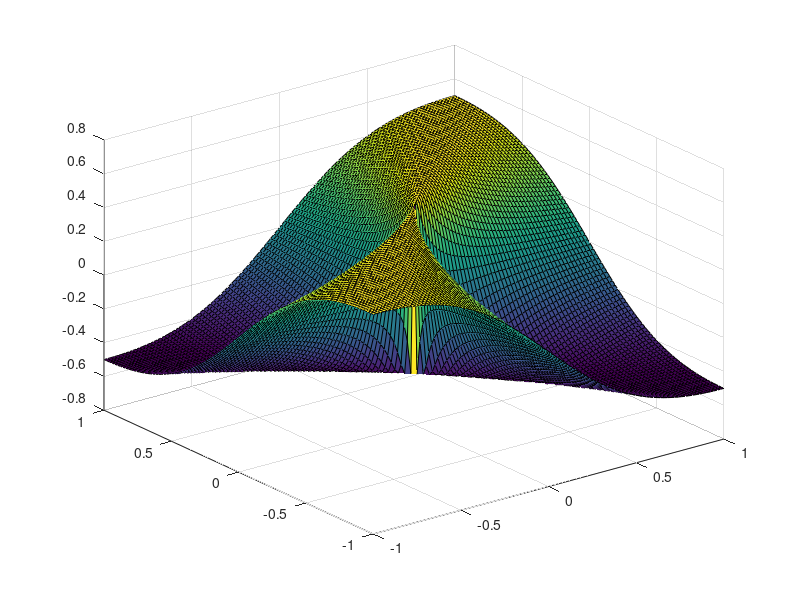

Write the MATLAB code that produced this figure.
% Bonusuppgift TMA976
% http://www.math.chalmers.se/Math/Grundutb/CTH/Matlab/Bonusuppgifter/bonus_forts_analys.pdf

%% a)
% y1'' = a(1 - y1^2)y1' - y1, 0 <= t <= T
% y1(0) = y10, y1'(0) = 0
a = 0.9;

% Låt y1' = y2
% Ger oss: y2' = a(1 - y1^2)y2 - y1

% y is array [y1, y2], Returns array [y1', y2']
odefun = @(t, y) [y(2); a * (1 - y(1)^2) * y(2) - y(1)];

[t, y] = ode45(odefun, [0 15], [0.2; 0])
plot(t, y)

%% b)
c = 15;
[x, y] = meshgrid(linspace(0, 3, c), linspace(0, 3, c));
u = cos(x - y); v = sin(x .* y);
quiver(x, y, u, v), hold on

initial = [x(:) y(:)];
for i = 1 : length(initial)
    x0 = initial(i, 1); y0 = initial(i, 2);

    % y is [x, y]
    odefun = @(t, y) [cos(y(1) - y(2)); sin(y(1) * y(2))];

    tspan = [0 100];
    [t, y] = ode45(odefun, tspan, [x0 y0]);
    plot(y(:, 1), y(:, 2))
end

hold off, axis([0 3 0 3] + 0.25 * [-1 1 -1 1])

%% c)
a = 1; b = 1;
[x, y] = meshgrid(linspace(-1, 1), linspace(-1, 1));

ellipticParaboloid = @(x, y) x.^2 / a^2 + y.^2 / b^2;
hyperbolicParaboloid = @(x, y) x.^2 / a^2 - y.^2 / b^2;
f = @(x, y) x .* y ./ (x.^2 + y.^2);

surf(x, y, ellipticParaboloid(x, y))
surf(x, y, hyperbolicParaboloid(x, y))
surf(x, y, f(x, y))

